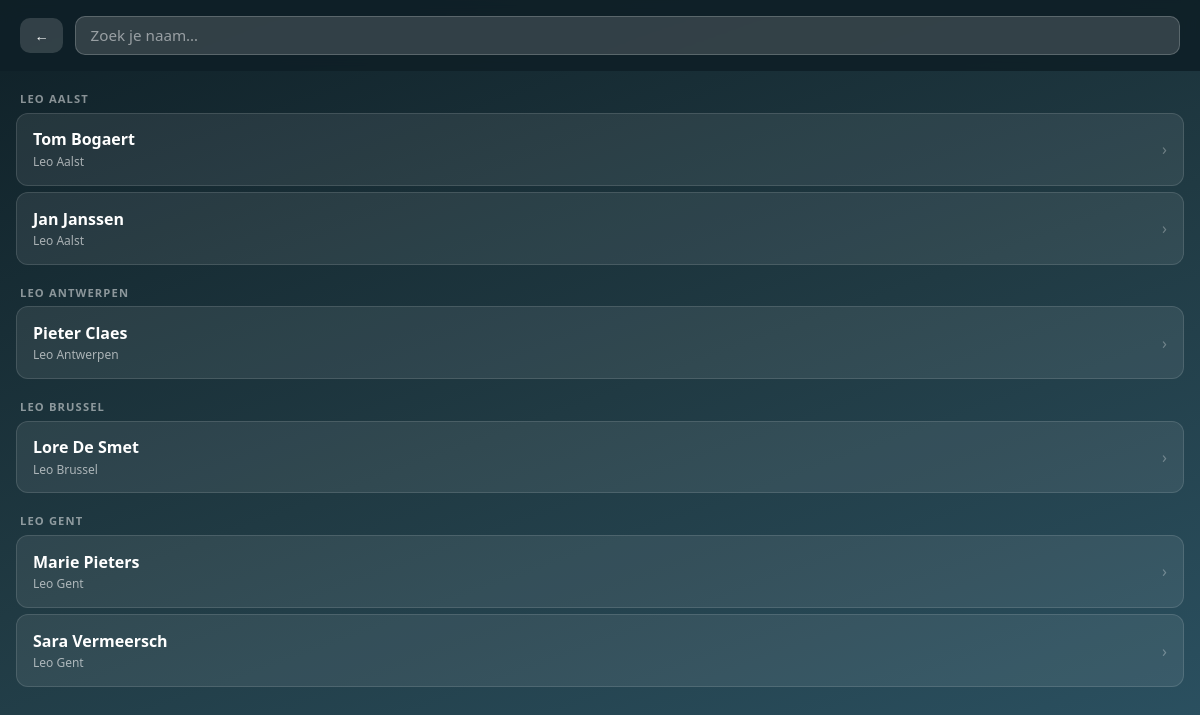
Before: /join with the older database file.
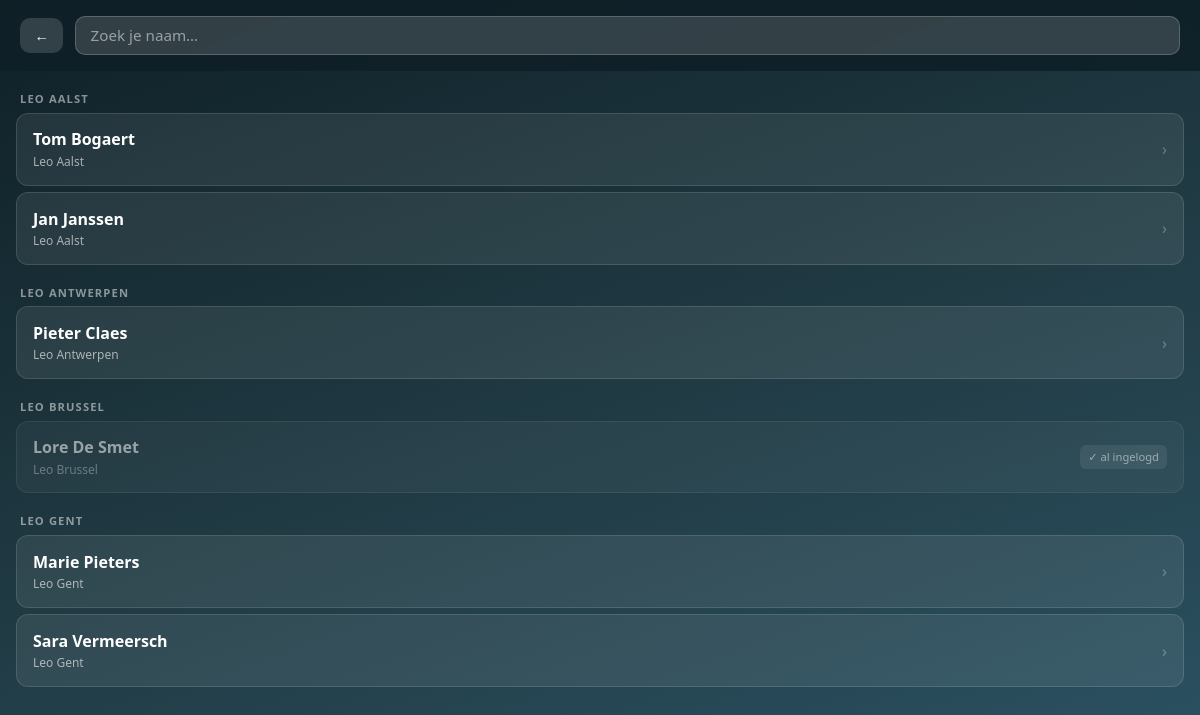
After: the same page with the newer database file.
### app.py (models this page shows)
class Participant(db.Model):
    id = db.Column(db.Integer, primary_key=True)
    first_name = db.Column(db.String(50), nullable=False)
    last_name = db.Column(db.String(50), nullable=False)
    club = db.Column(db.String(100), nullable=False)
    team_id = db.Column(db.Integer, db.ForeignKey("team.id"), nullable=True)
    checked_in = db.Column(db.Boolean, default=False)
    session_token = db.Column(db.String(64), nullable=True, unique=True)
    @property
    def full_name(self):
        return f"{self.first_name} {self.last_name}"

### app.py (the view, shortened to what this page needs)
@app.route("/join", methods=["GET", "POST"])
def participant_join():
    participants = Participant.query.order_by(Participant.club, Participant.last_name).all()
    teams = {t.id: t for t in Team.query.all()}
    by_club = {}
    for p in participants:
        by_club.setdefault(p.club, []).append(p)
    return render_template("participant/join.html",
                           by_club=by_club, teams=teams, has_teams=bool(teams))

### templates/participant/join.html (shortened to what this page needs)
<!DOCTYPE html>
<html lang="nl">
<head>
  <link rel="stylesheet" href="https://cdn.jsdelivr.net/npm/bootstrap@5.3.3/dist/css/bootstrap.min.css">
</head>
<body>
<div class="top-bar">
  <a href="{{ url_for('participant_index') }}" class="back-btn">←</a>
  <div class="search-wrap">
    <input type="text" class="search-input" id="searchInput" placeholder="Zoek je naam…" autocomplete="off" autofocus>
  </div>
</div>
<div id="participantList" class="club-section">
  {% for club, members in by_club.items() %}
  <div class="club-header club-label">{{ club }}</div>
  {% for person in members %}
  <div class="person-card {% if person.checked_in %}checked-in{% endif %}"
       data-id="{{ person.id }}"
       data-name="{{ person.full_name }}"
       data-club="{{ person.club }}"
       data-search="{{ (person.full_name ~ ' ' ~ person.club)|lower }}"
       onclick="{% if not person.checked_in %}selectPerson({{ person.id }}, '{{ person.full_name|e }}', '{{ person.club|e }}'){% endif %}">
    <div>
      <div class="person-name">{{ person.full_name }}</div>
      <div class="person-club">{{ person.club }}</div>
    </div>
    {% if person.checked_in %}
    <span class="checkin-badge">✓ al ingelogd</span>
    {% else %}
    <span style="margin-left:auto; color:rgba(255,255,255,.3);">›</span>
    {% endif %}
  </div>
  {% endfor %}
  {% endfor %}
</div>
</body>
</html>

Changed rows visible on the page:
changed Participant "Lore De Smet": checked_in "›" → "✓ al ingelogd"
